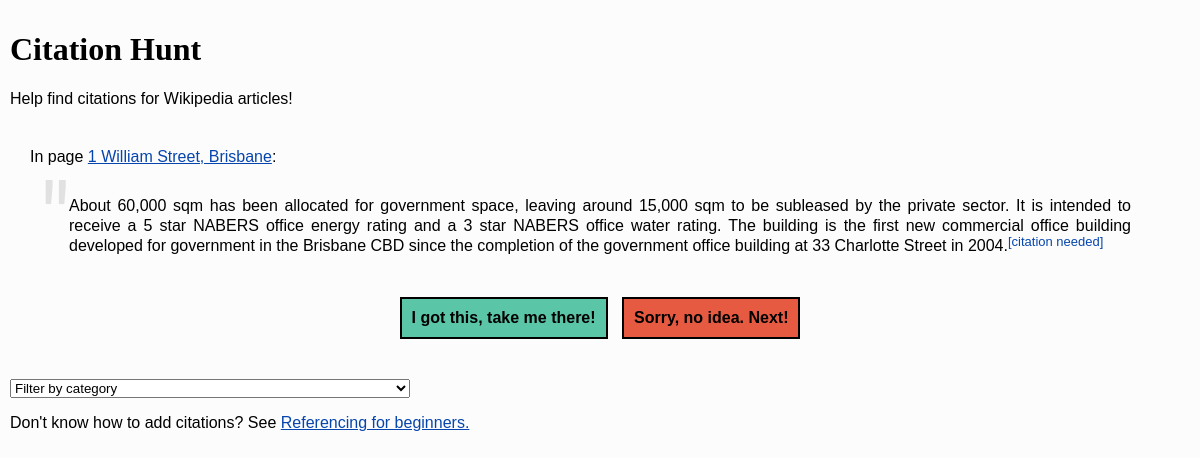
The page /?id=40f608380034e685 on the database its author committed.
### tables this page shows
CREATE TABLE cn (id TEXT PRIMARY KEY, snippet TEXT, url TEXT, title TEXT);

### app.py (the view)
@app.route('/')
def citation_hunt():
    id = flask.request.args.get('id')
    cat = flask.request.args.get('cat')
    if id is None:
        id = select_random_id(cat)
        return flask.redirect(
            flask.url_for('citation_hunt', id = id, cat = cat))
    s, u, t = select_snippet_by_id(id)
    if (s, u, t) == (None, None, None):
        flask.abort(404)
    return flask.render_template('index.html',
        snippet = s, url = u, title = t,
        categories = get_categories(), current_category = cat)

### app.py (called while the page is built)
def get_db():
    db = getattr(flask.g, '_db', None)
    if db is None:
        db = flask.g._db = chdb.init_db()
    return db

def get_categories():
    categories = getattr(flask.g, '_categories', None)
    if categories is None:
        cursor = get_db().cursor()
        cursor.execute('''
            SELECT id, name FROM cat ORDER BY name;
        ''')
        categories = flask.g._categories = [Category(*row) for row in cursor]
    return categories

def select_snippet_by_id(id):
    cursor = get_db().cursor()
    cursor.execute('''
        SELECT snippet, url, title FROM cn WHERE id = ?;''', (id,))
    ret = cursor.fetchone()
    if ret is None:
        ret = (None, None, None)
    return ret

### chdb.py (called while the page is built)
def init_db():
    db = sqlite3.connect('citationhunt.sqlite3')
    cursor = db.cursor()
    cursor.execute('''
        CREATE TABLE IF NOT EXISTS cn (id TEXT PRIMARY KEY, snippet TEXT, url TEXT, title TEXT)
    ''')
    cursor.execute('''
        CREATE TABLE IF NOT EXISTS cat (name TEXT, id TEXT PRIMARY KEY);
    ''')
    cursor.execute('''
        CREATE TABLE IF NOT EXISTS cn_cat (snippet_id TEXT, cat_id TEXT,
        FOREIGN KEY(snippet_id) REFERENCES cn(id), FOREIGN KEY(cat_id)
        REFERENCES cat(id))''')
    return db

### templates/index.html (shortened to what this page needs)
<!DOCTYPE HTML>
<html lang="en">
  <head>
    <link rel="stylesheet" href="/static/style.css">
  </head>
  <body>
    <h1>Citation Hunt</h1>
    <p id=intro>Help find citations for Wikipedia articles!</h1>
    <p id="preamble">In page <a href={{ url }} target=_blank>{{ title }}</a>:</p>
    <blockquote id="snippet"><div id="quotation">"</div>{{ snippet | safe }}</blockquote>
    <div id="buttons">
      <a href={{ url }} target=_blank><button class="button" id="button-wikilink">I got this, take me there!</button></a>
      <button form="form-category" type="submit" id="button-next" class="button">Sorry, no idea. Next!</button>
    </div>
    <form method="GET" action="/" id="form-category">
      <select name="cat" onchange="this.form.submit()">
        <option value="all">Filter by category</option>
      </select>
    </form>
    <p>Don't know how to add citations? See <a href=https://en.wikipedia.org/wiki/Help:Referencing_for_beginners target=_blank>Referencing for beginners.</a></p>
  </body>
</html>

### static/style.css (style rules this page uses)
body { margin: 0; padding: 10px; font-family: Helvetica, sans-serif; font-size: medium; background-color: #FCFCFC; }
h1 { font-family: Georgia, serif; font-size: xx-large; }
#preamble { margin: 40px 0 0 20px; }
#snippet { position: relative; margin: 30px auto 40px auto; line-height: 20px; text-align: justify; width: 90%; }
#quotation { position: absolute; top: 15px; left: -30px; font-size: 100px; opacity: 0.1; font-family: Fondamento, cursive; }
a { color: #0645AD; }
button { font-size: inherit; }
.citation-needed { font-size: small; position: relative; top: -5px; color: #0645AD; }
#buttons { text-align: center; margin-bottom: 40px; }
.button { margin: 0 5px; padding: 10px; border: 2px solid black; text-decoration: none; color: black; font-weight: bold; }
#button-wikilink { background-color: #5BC5A7; }
#button-next { background-color: #E75A42; }
#form-category { display: inline; }
#form-category select { width: 400px; }

### rows shown on the page
cn: title "1 William Street, Brisbane", snippet "About 60,000 sqm has been allocated for government space, leaving around 15,000 sqm to be subleased by the private sector. It is intended to receive a 5 star NABERS office energy rating and a 3 star NABERS office water rating. The building is the first new commercial office building developed for government in the Brisbane CBD since the completion of the government office building at 33 Charlotte Street in 2004. [citation needed]"
